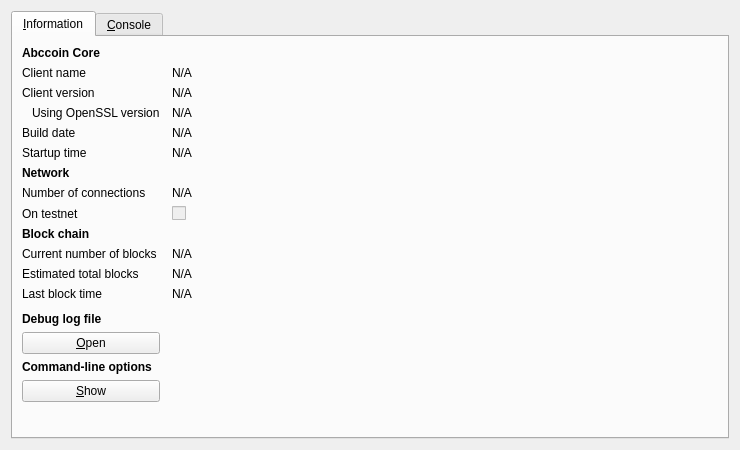
<?xml version="1.0" encoding="UTF-8"?>
<ui version="4.0">
 <class>RPCConsole</class>
 <widget class="QDialog" name="RPCConsole">
  <property name="geometry">
   <rect>
    <x>0</x>
    <y>0</y>
    <width>740</width>
    <height>450</height>
   </rect>
  </property>
  <property name="windowTitle">
   <string>Abccoin - Debug window</string>
  </property>
  <layout class="QVBoxLayout" name="verticalLayout_2">
   <item>
    <widget class="QTabWidget" name="tabWidget">
     <property name="currentIndex">
      <number>0</number>
     </property>
     <widget class="QWidget" name="tab_info">
      <attribute name="title">
       <string>&amp;Information</string>
      </attribute>
      <layout class="QGridLayout" name="gridLayout" columnstretch="0,1">
       <property name="horizontalSpacing">
        <number>12</number>
       </property>
       <item row="0" column="0">
        <widget class="QLabel" name="label_9">
         <property name="font">
          <font>
           <weight>75</weight>
           <bold>true</bold>
          </font>
         </property>
         <property name="text">
          <string>Abccoin Core</string>
         </property>
        </widget>
       </item>
       <item row="1" column="0">
        <widget class="QLabel" name="label_5">
         <property name="text">
          <string>Client name</string>
         </property>
        </widget>
       </item>
       <item row="1" column="1">
        <widget class="QLabel" name="clientName">
         <property name="cursor">
          <cursorShape>IBeamCursor</cursorShape>
         </property>
         <property name="text">
          <string>N/A</string>
         </property>
         <property name="textFormat">
          <enum>Qt::PlainText</enum>
         </property>
         <property name="textInteractionFlags">
          <set>Qt::LinksAccessibleByMouse|Qt::TextSelectableByKeyboard|Qt::TextSelectableByMouse</set>
         </property>
        </widget>
       </item>
       <item row="2" column="0">
        <widget class="QLabel" name="label_6">
         <property name="text">
          <string>Client version</string>
         </property>
        </widget>
       </item>
       <item row="2" column="1">
        <widget class="QLabel" name="clientVersion">
         <property name="cursor">
          <cursorShape>IBeamCursor</cursorShape>
         </property>
         <property name="text">
          <string>N/A</string>
         </property>
         <property name="textFormat">
          <enum>Qt::PlainText</enum>
         </property>
         <property name="textInteractionFlags">
          <set>Qt::LinksAccessibleByMouse|Qt::TextSelectableByKeyboard|Qt::TextSelectableByMouse</set>
         </property>
        </widget>
       </item>
       <item row="3" column="0">
        <widget class="QLabel" name="label_14">
         <property name="text">
          <string>Using OpenSSL version</string>
         </property>
         <property name="indent">
          <number>10</number>
         </property>
        </widget>
       </item>
       <item row="3" column="1">
        <widget class="QLabel" name="openSSLVersion">
         <property name="cursor">
          <cursorShape>IBeamCursor</cursorShape>
         </property>
         <property name="text">
          <string>N/A</string>
         </property>
         <property name="textFormat">
          <enum>Qt::PlainText</enum>
         </property>
         <property name="textInteractionFlags">
          <set>Qt::LinksAccessibleByMouse|Qt::TextSelectableByKeyboard|Qt::TextSelectableByMouse</set>
         </property>
        </widget>
       </item>
       <item row="4" column="0">
        <widget class="QLabel" name="label_12">
         <property name="text">
          <string>Build date</string>
         </property>
        </widget>
       </item>
       <item row="4" column="1">
        <widget class="QLabel" name="buildDate">
         <property name="cursor">
          <cursorShape>IBeamCursor</cursorShape>
         </property>
         <property name="text">
          <string>N/A</string>
         </property>
         <property name="textFormat">
          <enum>Qt::PlainText</enum>
         </property>
         <property name="textInteractionFlags">
          <set>Qt::LinksAccessibleByMouse|Qt::TextSelectableByKeyboard|Qt::TextSelectableByMouse</set>
         </property>
        </widget>
       </item>
       <item row="5" column="0">
        <widget class="QLabel" name="label_13">
         <property name="text">
          <string>Startup time</string>
         </property>
        </widget>
       </item>
       <item row="5" column="1">
        <widget class="QLabel" name="startupTime">
         <property name="cursor">
          <cursorShape>IBeamCursor</cursorShape>
         </property>
         <property name="text">
          <string>N/A</string>
         </property>
         <property name="textFormat">
          <enum>Qt::PlainText</enum>
         </property>
         <property name="textInteractionFlags">
          <set>Qt::LinksAccessibleByMouse|Qt::TextSelectableByKeyboard|Qt::TextSelectableByMouse</set>
         </property>
        </widget>
       </item>
       <item row="6" column="0">
        <widget class="QLabel" name="label_11">
         <property name="font">
          <font>
           <weight>75</weight>
           <bold>true</bold>
          </font>
         </property>
         <property name="text">
          <string>Network</string>
         </property>
        </widget>
       </item>
       <item row="7" column="0">
        <widget class="QLabel" name="label_7">
         <property name="text">
          <string>Number of connections</string>
         </property>
        </widget>
       </item>
       <item row="7" column="1">
        <widget class="QLabel" name="numberOfConnections">
         <property name="cursor">
          <cursorShape>IBeamCursor</cursorShape>
         </property>
         <property name="text">
          <string>N/A</string>
         </property>
         <property name="textFormat">
          <enum>Qt::PlainText</enum>
         </property>
         <property name="textInteractionFlags">
          <set>Qt::LinksAccessibleByMouse|Qt::TextSelectableByKeyboard|Qt::TextSelectableByMouse</set>
         </property>
        </widget>
       </item>
       <item row="8" column="0">
        <widget class="QLabel" name="label_8">
         <property name="text">
          <string>On testnet</string>
         </property>
        </widget>
       </item>
       <item row="8" column="1">
        <widget class="QCheckBox" name="isTestNet">
         <property name="enabled">
          <bool>false</bool>
         </property>
         <property name="text">
          <string/>
         </property>
        </widget>
       </item>
       <item row="9" column="0">
        <widget class="QLabel" name="label_10">
         <property name="font">
          <font>
           <weight>75</weight>
           <bold>true</bold>
          </font>
         </property>
         <property name="text">
          <string>Block chain</string>
         </property>
        </widget>
       </item>
       <item row="10" column="0">
        <widget class="QLabel" name="label_3">
         <property name="text">
          <string>Current number of blocks</string>
         </property>
        </widget>
       </item>
       <item row="10" column="1">
        <widget class="QLabel" name="numberOfBlocks">
         <property name="cursor">
          <cursorShape>IBeamCursor</cursorShape>
         </property>
         <property name="text">
          <string>N/A</string>
         </property>
         <property name="textFormat">
          <enum>Qt::PlainText</enum>
         </property>
         <property name="textInteractionFlags">
          <set>Qt::LinksAccessibleByMouse|Qt::TextSelectableByKeyboard|Qt::TextSelectableByMouse</set>
         </property>
        </widget>
       </item>
       <item row="11" column="0">
        <widget class="QLabel" name="label_4">
         <property name="text">
          <string>Estimated total blocks</string>
         </property>
        </widget>
       </item>
       <item row="11" column="1">
        <widget class="QLabel" name="totalBlocks">
         <property name="cursor">
          <cursorShape>IBeamCursor</cursorShape>
         </property>
         <property name="text">
          <string>N/A</string>
         </property>
         <property name="textFormat">
          <enum>Qt::PlainText</enum>
         </property>
         <property name="textInteractionFlags">
          <set>Qt::LinksAccessibleByMouse|Qt::TextSelectableByKeyboard|Qt::TextSelectableByMouse</set>
         </property>
        </widget>
       </item>
       <item row="12" column="0">
        <widget class="QLabel" name="label_2">
         <property name="text">
          <string>Last block time</string>
         </property>
        </widget>
       </item>
       <item row="12" column="1">
        <widget class="QLabel" name="lastBlockTime">
         <property name="cursor">
          <cursorShape>IBeamCursor</cursorShape>
         </property>
         <property name="text">
          <string>N/A</string>
         </property>
         <property name="textFormat">
          <enum>Qt::PlainText</enum>
         </property>
         <property name="textInteractionFlags">
          <set>Qt::LinksAccessibleByMouse|Qt::TextSelectableByKeyboard|Qt::TextSelectableByMouse</set>
         </property>
        </widget>
       </item>
       <item row="13" column="0">
        <spacer name="verticalSpacer_2">
         <property name="orientation">
          <enum>Qt::Vertical</enum>
         </property>
         <property name="sizeHint" stdset="0">
          <size>
           <width>20</width>
           <height>20</height>
          </size>
         </property>
        </spacer>
       </item>
       <item row="14" column="0">
        <widget class="QLabel" name="labelDebugLogfile">
         <property name="font">
          <font>
           <weight>75</weight>
           <bold>true</bold>
          </font>
         </property>
         <property name="text">
          <string>Debug log file</string>
         </property>
        </widget>
       </item>
       <item row="15" column="0">
        <widget class="QPushButton" name="openDebugLogfileButton">
         <property name="toolTip">
          <string>Open the Abccoin debug log file from the current data directory. This can take a few seconds for large log files.</string>
         </property>
         <property name="text">
          <string>&amp;Open</string>
         </property>
         <property name="autoDefault">
          <bool>false</bool>
         </property>
        </widget>
       </item>
       <item row="16" column="0">
        <widget class="QLabel" name="labelCLOptions">
         <property name="font">
          <font>
           <weight>75</weight>
           <bold>true</bold>
          </font>
         </property>
         <property name="text">
          <string>Command-line options</string>
         </property>
        </widget>
       </item>
       <item row="17" column="0">
        <widget class="QPushButton" name="showCLOptionsButton">
         <property name="toolTip">
          <string>Show the Abccoin-Qt help message to get a list with possible Abccoin command-line options.</string>
         </property>
         <property name="text">
          <string>&amp;Show</string>
         </property>
         <property name="autoDefault">
          <bool>false</bool>
         </property>
        </widget>
       </item>
       <item row="18" column="0">
        <spacer name="verticalSpacer">
         <property name="orientation">
          <enum>Qt::Vertical</enum>
         </property>
         <property name="sizeHint" stdset="0">
          <size>
           <width>20</width>
           <height>40</height>
          </size>
         </property>
        </spacer>
       </item>
      </layout>
     </widget>
     <widget class="QWidget" name="tab_console">
      <attribute name="title">
       <string>&amp;Console</string>
      </attribute>
      <layout class="QVBoxLayout" name="verticalLayout_3">
       <property name="spacing">
        <number>3</number>
       </property>
       <item>
        <widget class="QTextEdit" name="messagesWidget">
         <property name="minimumSize">
          <size>
           <width>0</width>
           <height>100</height>
          </size>
         </property>
         <property name="readOnly">
          <bool>true</bool>
         </property>
         <property name="tabKeyNavigation" stdset="0">
          <bool>false</bool>
         </property>
         <property name="columnCount" stdset="0">
          <number>2</number>
         </property>
        </widget>
       </item>
       <item>
        <layout class="QHBoxLayout" name="horizontalLayout">
         <property name="spacing">
          <number>3</number>
         </property>
         <item>
          <widget class="QLabel" name="label">
           <property name="text">
            <string notr="true">&gt;</string>
           </property>
          </widget>
         </item>
         <item>
          <widget class="QLineEdit" name="lineEdit"/>
         </item>
         <item>
          <widget class="QPushButton" name="clearButton">
           <property name="maximumSize">
            <size>
             <width>24</width>
             <height>24</height>
            </size>
           </property>
           <property name="toolTip">
            <string>Clear console</string>
           </property>
           <property name="text">
            <string/>
           </property>
           <property name="icon">
            <iconset resource="../bitcoin.qrc">
             <normaloff>:/icons/remove</normaloff>:/icons/remove</iconset>
           </property>
           <property name="shortcut">
            <string notr="true">Ctrl+L</string>
           </property>
           <property name="autoDefault">
            <bool>false</bool>
           </property>
          </widget>
         </item>
        </layout>
       </item>
      </layout>
     </widget>
    </widget>
   </item>
  </layout>
 </widget>
 <resources>
  <include location="../bitcoin.qrc"/>
 </resources>
 <connections/>
</ui>
